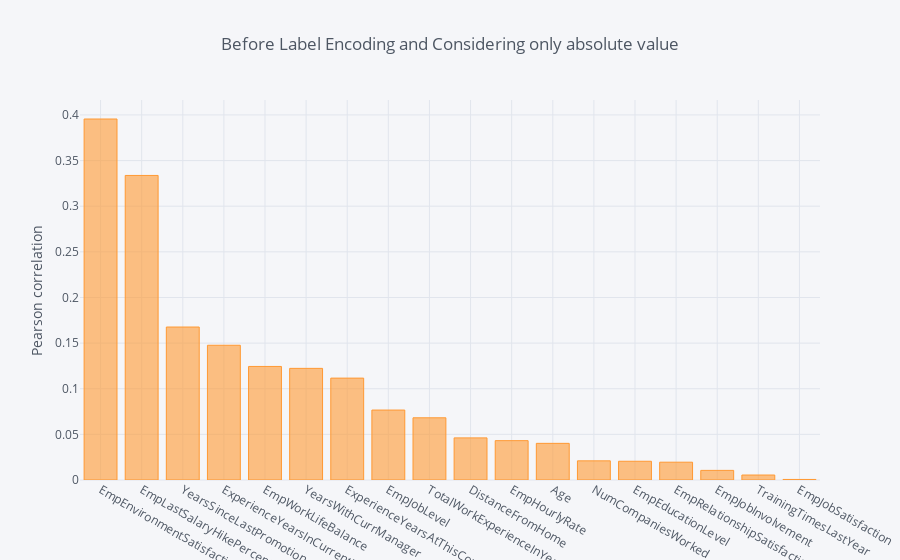

Source (notebook cell):
### Code cell
#plotting corelation of 'PerformanceRating' in descending order (considering only absolute values)
np.abs(abc.corr()['PerformanceRating'][:-1]).sort_values(ascending=False).iplot(kind='bar',yTitle='Pearson correlation',
                                                        title='Before Label Encoding and Considering only absolute value')

### Figure 1 — Plotly figure (JSON) as saved in the notebook; plotly's stock layout.template omitted (floating-point values rounded to 4 significant figures)
{"data": [{"marker": {"color": "rgba(255, 153, 51, 0.6)", "line": {"color": "rgba(255, 153, 51, 1.0)", "width": 1}}, "name": "PerformanceRating", "orientation": "v", "text": "", "type": "bar", "uid": "f426a461-9ce7-4205-af8b-00838c05f79d", "x": ["EmpEnvironmentSatisfaction", "EmpLastSalaryHikePercent", "YearsSinceLastPromotion", "ExperienceYearsInCurrentRole", "EmpWorkLifeBalance", "YearsWithCurrManager", "ExperienceYearsAtThisCompany", "EmpJobLevel", "TotalWorkExperienceInYears", "DistanceFromHome", "EmpHourlyRate", "Age", "NumCompaniesWorked", "EmpEducationLevel", "EmpRelationshipSatisfaction", "EmpJobInvolvement", "TrainingTimesLastYear", "EmpJobSatisfaction"], "y": [0.3956, 0.3337, 0.1676, 0.1476, 0.1244, 0.1223, 0.1116, 0.07663, 0.06814, 0.04614, 0.04312, 0.04016, 0.02098, 0.02053, 0.0195, 0.01054, 0.005443, 0.0006059]}], "layout": {"legend": {"bgcolor": "#F5F6F9", "font": {"color": "#4D5663"}}, "paper_bgcolor": "#F5F6F9", "plot_bgcolor": "#F5F6F9", "title": {"font": {"color": "#4D5663"}, "text": "Before Label Encoding and Considering only absolute value"}, "xaxis": {"gridcolor": "#E1E5ED", "showgrid": true, "tickfont": {"color": "#4D5663"}, "title": {"font": {"color": "#4D5663"}, "text": ""}, "zerolinecolor": "#E1E5ED"}, "yaxis": {"gridcolor": "#E1E5ED", "showgrid": true, "tickfont": {"color": "#4D5663"}, "title": {"font": {"color": "#4D5663"}, "text": "Pearson correlation"}, "zerolinecolor": "#E1E5ED"}}}
